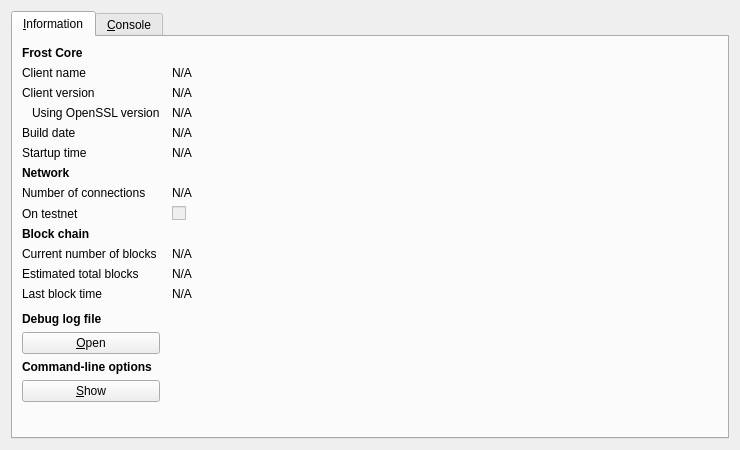
<?xml version="1.0" encoding="UTF-8"?>
<ui version="4.0">
 <class>RPCConsole</class>
 <widget class="QDialog" name="RPCConsole">
  <property name="geometry">
   <rect>
    <x>0</x>
    <y>0</y>
    <width>740</width>
    <height>450</height>
   </rect>
  </property>
  <property name="windowTitle">
   <string>Frost - Debug window</string>
  </property>
  <property name="styleSheet">
   <string notr="true">background-image: url(:/images/bk);</string>
  </property>
  <layout class="QVBoxLayout" name="verticalLayout_2">
   <item>
    <widget class="QTabWidget" name="tabWidget">
     <property name="currentIndex">
      <number>0</number>
     </property>
     <widget class="QWidget" name="tab_info">
      <attribute name="title">
       <string>&amp;Information</string>
      </attribute>
      <layout class="QGridLayout" name="gridLayout" columnstretch="0,1">
       <property name="horizontalSpacing">
        <number>12</number>
       </property>
       <item row="0" column="0">
        <widget class="QLabel" name="label_9">
         <property name="font">
          <font>
           <weight>75</weight>
           <bold>true</bold>
          </font>
         </property>
         <property name="text">
          <string>Frost Core</string>
         </property>
        </widget>
       </item>
       <item row="1" column="0">
        <widget class="QLabel" name="label_5">
         <property name="text">
          <string>Client name</string>
         </property>
        </widget>
       </item>
       <item row="1" column="1">
        <widget class="QLabel" name="clientName">
         <property name="cursor">
          <cursorShape>IBeamCursor</cursorShape>
         </property>
         <property name="text">
          <string>N/A</string>
         </property>
         <property name="textFormat">
          <enum>Qt::PlainText</enum>
         </property>
         <property name="textInteractionFlags">
          <set>Qt::LinksAccessibleByMouse|Qt::TextSelectableByKeyboard|Qt::TextSelectableByMouse</set>
         </property>
        </widget>
       </item>
       <item row="2" column="0">
        <widget class="QLabel" name="label_6">
         <property name="text">
          <string>Client version</string>
         </property>
        </widget>
       </item>
       <item row="2" column="1">
        <widget class="QLabel" name="clientVersion">
         <property name="cursor">
          <cursorShape>IBeamCursor</cursorShape>
         </property>
         <property name="text">
          <string>N/A</string>
         </property>
         <property name="textFormat">
          <enum>Qt::PlainText</enum>
         </property>
         <property name="textInteractionFlags">
          <set>Qt::LinksAccessibleByMouse|Qt::TextSelectableByKeyboard|Qt::TextSelectableByMouse</set>
         </property>
        </widget>
       </item>
       <item row="3" column="0">
        <widget class="QLabel" name="label_14">
         <property name="text">
          <string>Using OpenSSL version</string>
         </property>
         <property name="indent">
          <number>10</number>
         </property>
        </widget>
       </item>
       <item row="3" column="1">
        <widget class="QLabel" name="openSSLVersion">
         <property name="cursor">
          <cursorShape>IBeamCursor</cursorShape>
         </property>
         <property name="text">
          <string>N/A</string>
         </property>
         <property name="textFormat">
          <enum>Qt::PlainText</enum>
         </property>
         <property name="textInteractionFlags">
          <set>Qt::LinksAccessibleByMouse|Qt::TextSelectableByKeyboard|Qt::TextSelectableByMouse</set>
         </property>
        </widget>
       </item>
       <item row="4" column="0">
        <widget class="QLabel" name="label_12">
         <property name="text">
          <string>Build date</string>
         </property>
        </widget>
       </item>
       <item row="4" column="1">
        <widget class="QLabel" name="buildDate">
         <property name="cursor">
          <cursorShape>IBeamCursor</cursorShape>
         </property>
         <property name="text">
          <string>N/A</string>
         </property>
         <property name="textFormat">
          <enum>Qt::PlainText</enum>
         </property>
         <property name="textInteractionFlags">
          <set>Qt::LinksAccessibleByMouse|Qt::TextSelectableByKeyboard|Qt::TextSelectableByMouse</set>
         </property>
        </widget>
       </item>
       <item row="5" column="0">
        <widget class="QLabel" name="label_13">
         <property name="text">
          <string>Startup time</string>
         </property>
        </widget>
       </item>
       <item row="5" column="1">
        <widget class="QLabel" name="startupTime">
         <property name="cursor">
          <cursorShape>IBeamCursor</cursorShape>
         </property>
         <property name="text">
          <string>N/A</string>
         </property>
         <property name="textFormat">
          <enum>Qt::PlainText</enum>
         </property>
         <property name="textInteractionFlags">
          <set>Qt::LinksAccessibleByMouse|Qt::TextSelectableByKeyboard|Qt::TextSelectableByMouse</set>
         </property>
        </widget>
       </item>
       <item row="6" column="0">
        <widget class="QLabel" name="label_11">
         <property name="font">
          <font>
           <weight>75</weight>
           <bold>true</bold>
          </font>
         </property>
         <property name="text">
          <string>Network</string>
         </property>
        </widget>
       </item>
       <item row="7" column="0">
        <widget class="QLabel" name="label_7">
         <property name="text">
          <string>Number of connections</string>
         </property>
        </widget>
       </item>
       <item row="7" column="1">
        <widget class="QLabel" name="numberOfConnections">
         <property name="cursor">
          <cursorShape>IBeamCursor</cursorShape>
         </property>
         <property name="text">
          <string>N/A</string>
         </property>
         <property name="textFormat">
          <enum>Qt::PlainText</enum>
         </property>
         <property name="textInteractionFlags">
          <set>Qt::LinksAccessibleByMouse|Qt::TextSelectableByKeyboard|Qt::TextSelectableByMouse</set>
         </property>
        </widget>
       </item>
       <item row="8" column="0">
        <widget class="QLabel" name="label_8">
         <property name="text">
          <string>On testnet</string>
         </property>
        </widget>
       </item>
       <item row="8" column="1">
        <widget class="QCheckBox" name="isTestNet">
         <property name="enabled">
          <bool>false</bool>
         </property>
         <property name="text">
          <string/>
         </property>
        </widget>
       </item>
       <item row="9" column="0">
        <widget class="QLabel" name="label_10">
         <property name="font">
          <font>
           <weight>75</weight>
           <bold>true</bold>
          </font>
         </property>
         <property name="text">
          <string>Block chain</string>
         </property>
        </widget>
       </item>
       <item row="10" column="0">
        <widget class="QLabel" name="label_3">
         <property name="text">
          <string>Current number of blocks</string>
         </property>
        </widget>
       </item>
       <item row="10" column="1">
        <widget class="QLabel" name="numberOfBlocks">
         <property name="cursor">
          <cursorShape>IBeamCursor</cursorShape>
         </property>
         <property name="text">
          <string>N/A</string>
         </property>
         <property name="textFormat">
          <enum>Qt::PlainText</enum>
         </property>
         <property name="textInteractionFlags">
          <set>Qt::LinksAccessibleByMouse|Qt::TextSelectableByKeyboard|Qt::TextSelectableByMouse</set>
         </property>
        </widget>
       </item>
       <item row="11" column="0">
        <widget class="QLabel" name="label_4">
         <property name="text">
          <string>Estimated total blocks</string>
         </property>
        </widget>
       </item>
       <item row="11" column="1">
        <widget class="QLabel" name="totalBlocks">
         <property name="cursor">
          <cursorShape>IBeamCursor</cursorShape>
         </property>
         <property name="text">
          <string>N/A</string>
         </property>
         <property name="textFormat">
          <enum>Qt::PlainText</enum>
         </property>
         <property name="textInteractionFlags">
          <set>Qt::LinksAccessibleByMouse|Qt::TextSelectableByKeyboard|Qt::TextSelectableByMouse</set>
         </property>
        </widget>
       </item>
       <item row="12" column="0">
        <widget class="QLabel" name="label_2">
         <property name="text">
          <string>Last block time</string>
         </property>
        </widget>
       </item>
       <item row="12" column="1">
        <widget class="QLabel" name="lastBlockTime">
         <property name="cursor">
          <cursorShape>IBeamCursor</cursorShape>
         </property>
         <property name="text">
          <string>N/A</string>
         </property>
         <property name="textFormat">
          <enum>Qt::PlainText</enum>
         </property>
         <property name="textInteractionFlags">
          <set>Qt::LinksAccessibleByMouse|Qt::TextSelectableByKeyboard|Qt::TextSelectableByMouse</set>
         </property>
        </widget>
       </item>
       <item row="13" column="0">
        <spacer name="verticalSpacer_2">
         <property name="orientation">
          <enum>Qt::Vertical</enum>
         </property>
         <property name="sizeHint" stdset="0">
          <size>
           <width>20</width>
           <height>20</height>
          </size>
         </property>
        </spacer>
       </item>
       <item row="14" column="0">
        <widget class="QLabel" name="labelDebugLogfile">
         <property name="font">
          <font>
           <weight>75</weight>
           <bold>true</bold>
          </font>
         </property>
         <property name="text">
          <string>Debug log file</string>
         </property>
        </widget>
       </item>
       <item row="15" column="0">
        <widget class="QPushButton" name="openDebugLogfileButton">
         <property name="toolTip">
          <string>Open the Frost debug log file from the current data directory. This can take a few seconds for large log files.</string>
         </property>
         <property name="text">
          <string>&amp;Open</string>
         </property>
         <property name="autoDefault">
          <bool>false</bool>
         </property>
        </widget>
       </item>
       <item row="16" column="0">
        <widget class="QLabel" name="labelCLOptions">
         <property name="font">
          <font>
           <weight>75</weight>
           <bold>true</bold>
          </font>
         </property>
         <property name="text">
          <string>Command-line options</string>
         </property>
        </widget>
       </item>
       <item row="17" column="0">
        <widget class="QPushButton" name="showCLOptionsButton">
         <property name="toolTip">
          <string>Show the Frost-Qt help message to get a list with possible Frost command-line options.</string>
         </property>
         <property name="text">
          <string>&amp;Show</string>
         </property>
         <property name="autoDefault">
          <bool>false</bool>
         </property>
        </widget>
       </item>
       <item row="18" column="0">
        <spacer name="verticalSpacer">
         <property name="orientation">
          <enum>Qt::Vertical</enum>
         </property>
         <property name="sizeHint" stdset="0">
          <size>
           <width>20</width>
           <height>40</height>
          </size>
         </property>
        </spacer>
       </item>
      </layout>
     </widget>
     <widget class="QWidget" name="tab_console">
      <attribute name="title">
       <string>&amp;Console</string>
      </attribute>
      <layout class="QVBoxLayout" name="verticalLayout_3">
       <property name="spacing">
        <number>3</number>
       </property>
       <item>
        <widget class="QTextEdit" name="messagesWidget">
         <property name="minimumSize">
          <size>
           <width>0</width>
           <height>100</height>
          </size>
         </property>
         <property name="readOnly">
          <bool>true</bool>
         </property>
         <property name="tabKeyNavigation" stdset="0">
          <bool>false</bool>
         </property>
         <property name="columnCount" stdset="0">
          <number>2</number>
         </property>
        </widget>
       </item>
       <item>
        <layout class="QHBoxLayout" name="horizontalLayout">
         <property name="spacing">
          <number>3</number>
         </property>
         <item>
          <widget class="QLabel" name="label">
           <property name="text">
            <string notr="true">&gt;</string>
           </property>
          </widget>
         </item>
         <item>
          <widget class="QLineEdit" name="lineEdit"/>
         </item>
         <item>
          <widget class="QPushButton" name="clearButton">
           <property name="maximumSize">
            <size>
             <width>24</width>
             <height>24</height>
            </size>
           </property>
           <property name="toolTip">
            <string>Clear console</string>
           </property>
           <property name="text">
            <string/>
           </property>
           <property name="icon">
            <iconset resource="../bitcoin.qrc">
             <normaloff>:/icons/remove</normaloff>:/icons/remove</iconset>
           </property>
           <property name="shortcut">
            <string notr="true">Ctrl+L</string>
           </property>
           <property name="autoDefault">
            <bool>false</bool>
           </property>
          </widget>
         </item>
        </layout>
       </item>
      </layout>
     </widget>
    </widget>
   </item>
  </layout>
 </widget>
 <resources>
  <include location="../bitcoin.qrc"/>
 </resources>
 <connections/>
</ui>
